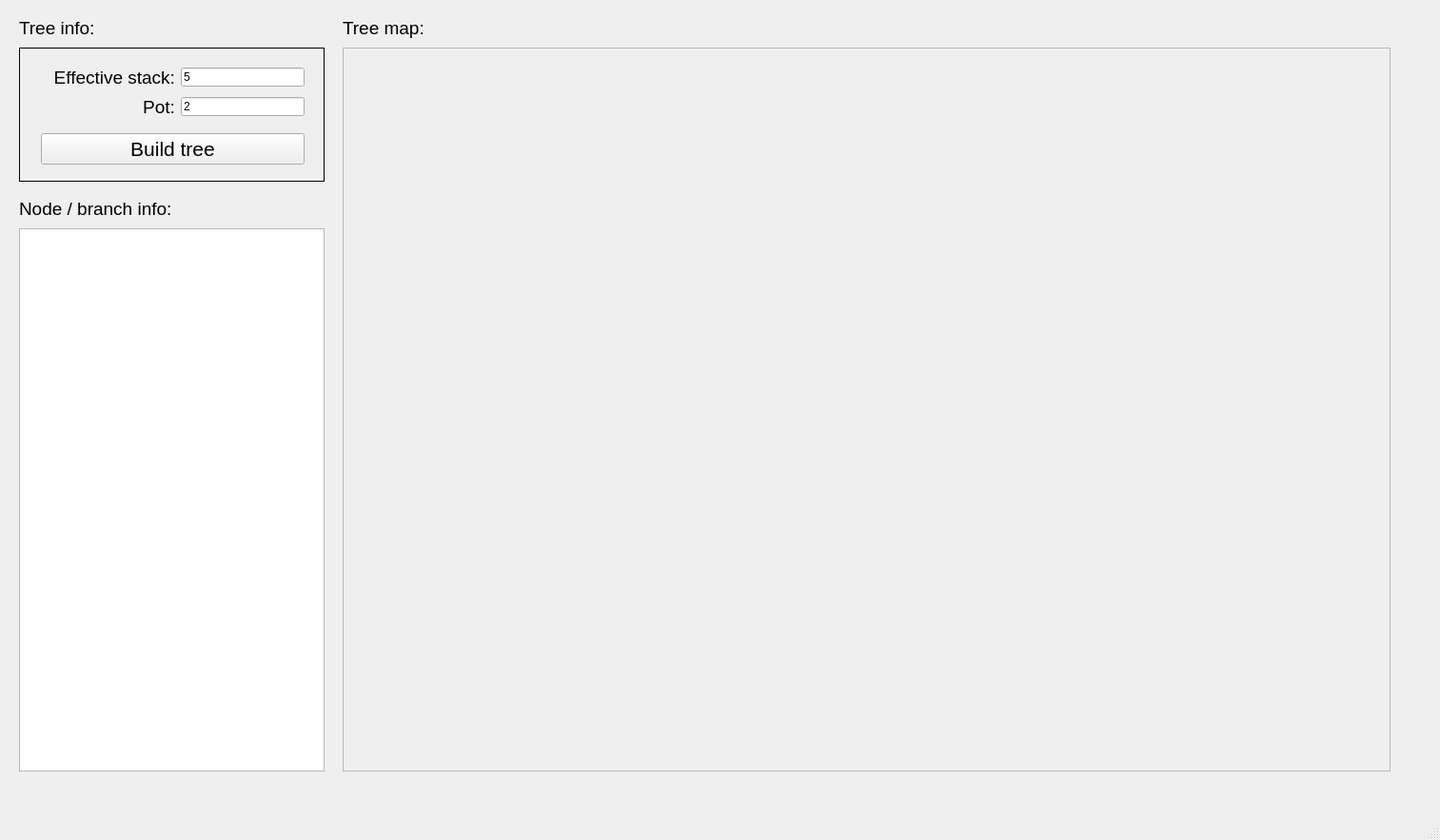
<?xml version="1.0" encoding="UTF-8"?>
<ui version="4.0">
 <class>MainWindow</class>
 <widget class="QMainWindow" name="MainWindow">
  <property name="geometry">
   <rect>
    <x>0</x>
    <y>0</y>
    <width>1513</width>
    <height>883</height>
   </rect>
  </property>
  <property name="windowTitle">
   <string>Tree mapper</string>
  </property>
  <property name="statusTip">
   <string/>
  </property>
  <widget class="QWidget" name="centralwidget">
   <widget class="QLabel" name="LabelEffStack">
    <property name="geometry">
     <rect>
      <x>13</x>
      <y>69</y>
      <width>171</width>
      <height>25</height>
     </rect>
    </property>
    <property name="font">
     <font>
      <pointsize>14</pointsize>
     </font>
    </property>
    <property name="text">
     <string>Effective stack:</string>
    </property>
    <property name="alignment">
     <set>Qt::AlignRight|Qt::AlignTrailing|Qt::AlignVCenter</set>
    </property>
   </widget>
   <widget class="QLineEdit" name="InputEffStack">
    <property name="geometry">
     <rect>
      <x>190</x>
      <y>71</y>
      <width>130</width>
      <height>20</height>
     </rect>
    </property>
    <property name="statusTip">
     <string/>
    </property>
    <property name="text">
     <string>5</string>
    </property>
    <property name="cursorPosition">
     <number>0</number>
    </property>
   </widget>
   <widget class="QPushButton" name="ButtonBuildTree">
    <property name="geometry">
     <rect>
      <x>43</x>
      <y>140</y>
      <width>277</width>
      <height>33</height>
     </rect>
    </property>
    <property name="font">
     <font>
      <pointsize>16</pointsize>
     </font>
    </property>
    <property name="text">
     <string>Build tree</string>
    </property>
   </widget>
   <widget class="QLineEdit" name="InputPot">
    <property name="geometry">
     <rect>
      <x>190</x>
      <y>102</y>
      <width>130</width>
      <height>20</height>
     </rect>
    </property>
    <property name="text">
     <string>2</string>
    </property>
    <property name="cursorPosition">
     <number>0</number>
    </property>
   </widget>
   <widget class="QLabel" name="LabelPot">
    <property name="geometry">
     <rect>
      <x>91</x>
      <y>100</y>
      <width>93</width>
      <height>25</height>
     </rect>
    </property>
    <property name="font">
     <font>
      <pointsize>14</pointsize>
     </font>
    </property>
    <property name="text">
     <string>Pot:</string>
    </property>
    <property name="alignment">
     <set>Qt::AlignRight|Qt::AlignTrailing|Qt::AlignVCenter</set>
    </property>
   </widget>
   <widget class="QFrame" name="InputDataFrame">
    <property name="geometry">
     <rect>
      <x>20</x>
      <y>50</y>
      <width>321</width>
      <height>141</height>
     </rect>
    </property>
    <property name="styleSheet">
     <string notr="true">border:1px solid</string>
    </property>
    <property name="frameShape">
     <enum>QFrame::StyledPanel</enum>
    </property>
    <property name="frameShadow">
     <enum>QFrame::Raised</enum>
    </property>
   </widget>
   <widget class="QLabel" name="NodeInfoLabel">
    <property name="geometry">
     <rect>
      <x>20</x>
      <y>200</y>
      <width>251</width>
      <height>31</height>
     </rect>
    </property>
    <property name="font">
     <font>
      <pointsize>14</pointsize>
     </font>
    </property>
    <property name="text">
     <string>Node / branch info:</string>
    </property>
    <property name="alignment">
     <set>Qt::AlignBottom|Qt::AlignLeading|Qt::AlignLeft</set>
    </property>
   </widget>
   <widget class="QScrollArea" name="scrollArea">
    <property name="geometry">
     <rect>
      <x>360</x>
      <y>50</y>
      <width>1101</width>
      <height>761</height>
     </rect>
    </property>
    <property name="widgetResizable">
     <bool>true</bool>
    </property>
    <property name="alignment">
     <set>Qt::AlignLeading|Qt::AlignLeft|Qt::AlignTop</set>
    </property>
    <widget class="QWidget" name="scrollAreaWidgetContents">
     <property name="geometry">
      <rect>
       <x>0</x>
       <y>0</y>
       <width>1099</width>
       <height>759</height>
      </rect>
     </property>
     <layout class="QGridLayout" name="treeMap_gridLayout">
      <property name="sizeConstraint">
       <enum>QLayout::SetFixedSize</enum>
      </property>
      <property name="spacing">
       <number>0</number>
      </property>
     </layout>
    </widget>
   </widget>
   <widget class="QLabel" name="TreeMapLabel">
    <property name="geometry">
     <rect>
      <x>360</x>
      <y>10</y>
      <width>121</width>
      <height>31</height>
     </rect>
    </property>
    <property name="font">
     <font>
      <pointsize>14</pointsize>
     </font>
    </property>
    <property name="text">
     <string>Tree map:</string>
    </property>
    <property name="alignment">
     <set>Qt::AlignBottom|Qt::AlignLeading|Qt::AlignLeft</set>
    </property>
   </widget>
   <widget class="QLabel" name="TreeInfoLabel">
    <property name="geometry">
     <rect>
      <x>20</x>
      <y>10</y>
      <width>141</width>
      <height>31</height>
     </rect>
    </property>
    <property name="font">
     <font>
      <pointsize>14</pointsize>
     </font>
    </property>
    <property name="lineWidth">
     <number>1</number>
    </property>
    <property name="text">
     <string>Tree info:</string>
    </property>
    <property name="alignment">
     <set>Qt::AlignBottom|Qt::AlignLeading|Qt::AlignLeft</set>
    </property>
   </widget>
   <widget class="QTextEdit" name="NodeInfoResultsText">
    <property name="geometry">
     <rect>
      <x>20</x>
      <y>240</y>
      <width>321</width>
      <height>571</height>
     </rect>
    </property>
    <property name="font">
     <font>
      <pointsize>12</pointsize>
     </font>
    </property>
   </widget>
   <zorder>InputDataFrame</zorder>
   <zorder>LabelEffStack</zorder>
   <zorder>InputEffStack</zorder>
   <zorder>ButtonBuildTree</zorder>
   <zorder>InputPot</zorder>
   <zorder>LabelPot</zorder>
   <zorder>NodeInfoLabel</zorder>
   <zorder>scrollArea</zorder>
   <zorder>TreeMapLabel</zorder>
   <zorder>TreeInfoLabel</zorder>
   <zorder>NodeInfoResultsText</zorder>
  </widget>
  <widget class="QMenuBar" name="menubar">
   <property name="geometry">
    <rect>
     <x>0</x>
     <y>0</y>
     <width>1513</width>
     <height>36</height>
    </rect>
   </property>
  </widget>
  <widget class="QStatusBar" name="statusbar"/>
 </widget>
 <resources/>
 <connections/>
</ui>
